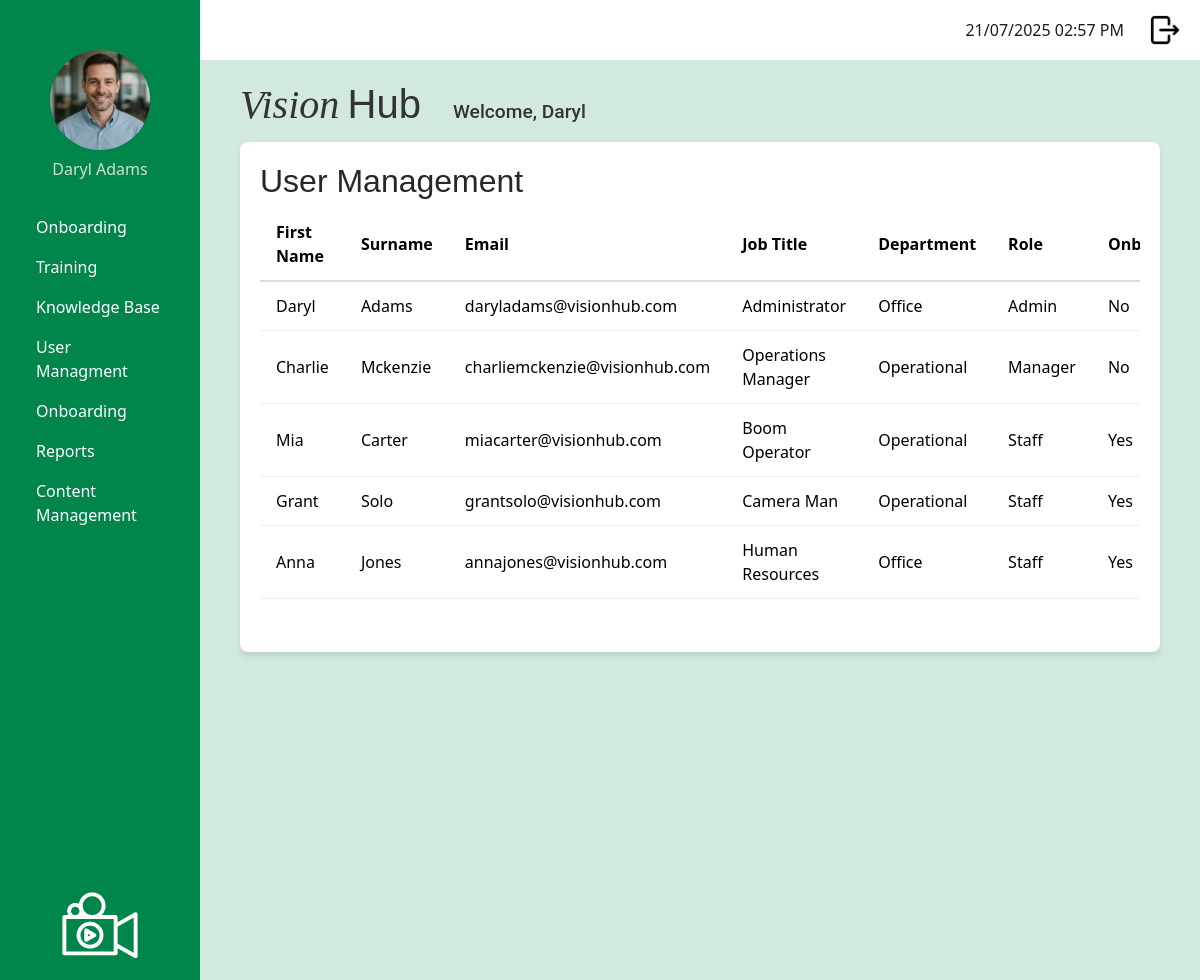
Screenshot of /admin/manage_users (signed in) with the database file from the repository.
### app/models.py (models this page shows, shortened)
class User(UserMixin, db.Model):
    __tablename__ = 'user'
    id: so.Mapped[int] = so.mapped_column(primary_key=True)
    username: so.Mapped[str] = so.mapped_column(sa.String(120), index=True, unique=True)
    first_name: so.Mapped[str] = so.mapped_column(sa.String(50), index=True)
    surname: so.Mapped[str] = so.mapped_column(sa.String(50), index=True)
    job_title: so.Mapped[str] = so.mapped_column(sa.String(50), index=True)
    password_hash: so.Mapped[str] = so.mapped_column(sa.String(256))
    is_onboarding: so.Mapped[bool] = so.mapped_column(default=False) # Default: Not onboarding
    dateStarted: so.Mapped[datetime] = so.mapped_column(index=True, default=lambda: datetime.now(timezone.utc))
    google_email: so.Mapped[Optional[str]] = so.mapped_column(sa.String(120), unique=True, nullable=True)
    profile_photo: so.Mapped[Optional[str]] = so.mapped_column(sa.String(120), nullable=True, default='profileDefault.png')
    manager_id: so.Mapped[Optional[int]] = so.mapped_column(sa.ForeignKey('user.id'), nullable=True)
    manager: so.Mapped[Optional['User']] = so.relationship('User', remote_side=[id], back_populates='manages')
    manages: so.Mapped[List['User']] = so.relationship('User', back_populates='manager')
    role_id: so.Mapped[int] = so.mapped_column(sa.ForeignKey('role.id'))
    role: so.Mapped['Role'] = so.relationship('Role', back_populates='users')
    department_id: so.Mapped[int] = so.mapped_column(sa.ForeignKey('department.id'))
    department: so.Mapped['Department'] = so.relationship('Department', back_populates='users')
    module_progress: so.Mapped[List['UserModuleProgress']] = so.relationship('UserModuleProgress', back_populates='user')
    onboarding_path_id: so.Mapped[int] = so.mapped_column(sa.ForeignKey('onboarding_path.id'), nullable=True)
    onboarding_path: so.Mapped['OnboardingPath'] = so.relationship('OnboardingPath')

class Department(db.Model):
    __tablename__ = 'department'
    id: so.Mapped[int] = so.mapped_column(primary_key=True)
    department_name: so.Mapped[str] = so.mapped_column(sa.String(20), index=True, unique=True)
    users: so.Mapped[List['User']] = so.relationship('User', back_populates='department')

class Role(db.Model):
    __tablename__ = 'role'
    id: so.Mapped[int] = so.mapped_column(primary_key=True)
    role_name: so.Mapped[str] = so.mapped_column(sa.String(20), index=True, unique=True)
    users: so.Mapped[list['User']] = so.relationship('User', back_populates='role')

### app/admin/routes.py (the view)
@app.route('/admin/manage_users', methods=['GET'])
@login_required
def manage_users():
    if current_user.role.role_name != "admin":
        return redirect(url_for('logout'))
    try:
        users = User.query.all()
        return render_template('admin/manageUsers.html', title='Manage Users', users = users)
    except Exception as e:
        error_message = 'Error: ' + str(e)
        return error_message

### app/models.py (called while the page is built)
@login.user_loader
def load_user(id):
    return db.session.get(User, int(id))

### app/templates/admin/manageUsers.html (shortened to what this page needs)
{% extends "base.html" %}
{% block content %}
<html>
    <body>
        <h1 class = "page-title">User Management</h1>
        <div class = "table-wrapper">
        <table class= "user-table">
            <thead>
                <tr>
                    <th>First Name</th>
                    <th>Surname</th>
                    <th>Email</th>
                    <th>Job Title</th>
                    <th>Department</th>
                    <th>Role</th>
                    <th>Onboarding</th>
                </tr>
            </thead>
            <tbody>
                {% for user in users %}
                <tr>
                    <td>{{ user.first_name|title }}</td>
                    <td>{{ user.surname|title }}</td>
                    <td>{{ user.username }}</td>
                    <td>{{ user.job_title|title }}</td>
                    <td>{{ user.department.department_name|title }}</td>
                    <td>{{ user.role.role_name|title }}</td>
                    <td>{{ 'Yes' if user.is_onboarding else 'No' }}</td>
                </tr>
                {% endfor %}
            </tbody>
        </table>
        </div>
    </body>
</html>
{% endblock %}

### app/templates/base.html (shortened to what this page needs)
<!doctype html>
<html>
    <head>
            <link
            href="{{ url_for('static', filename='css/bootstrap.min.css') }}"
            rel="stylesheet"/>
            <link href="{{ url_for('static', filename='css/stylesheet.css') }}" rel="stylesheet"/>
        </head>
    <body>
         <div class="sidebar">
            <div class="profile-container">
                <form id="photoForm"
                    action="{{ url_for('update_profile_photo') }}"
                    method="POST"
                    enctype="multipart/form-data"
                    style="display:inline;">
                <img src="{{ url_for('static',
                                    filename='images/profilePhoto/'
                                        ~ (current_user.profile_photo or 'profileDefault.png')) }}"
                    id="profilePicture"
                    class="profilePicture"
                    alt="Click to change photo"
                    style="cursor:pointer; width:100px; height:100px;
                            object-fit:cover; border-radius:50%;">
                </form>
                <h5 class="profile-photo-text">{{ current_user.first_name|title }} {{ current_user.surname|title }}</h5>
            </div>
            <nav class="nav flex-column sideNavLink-container">
                {% if current_user.role.role_name == 'admin' %}
                    <a class="nav-link" href="#">Onboarding</a>
                    <a class="nav-link" href="{{ url_for('manage_training_modules') }}">Training</a>
                    <a class="nav-link" href="#">Knowledge Base</a>
                    <a class="nav-link" href="{{ url_for('manage_users') }}">User Managment</a>
                    <a class="nav-link" href="#">Onboarding</a>
                    <a class="nav-link" href="#">Reports</a>
                    <a class="nav-link" href="#">Content Management</a>
                    {% elif current_user.role.role_name == 'manager' %}
                    <a class="nav-link" href="#">Onboarding</a>
                    <a class="nav-link" href="#">Training</a>
                    <a class="nav-link" href="#">Reports</a>
                    {% elif current_user.role.role_name == 'staff' %}
                    <a class="nav-link" href="#">Onboarding</a>
                    <a class="nav-link" href="{{ url_for('training_dashboard') }}">Training</a>
                {% endif %}
            </nav>
            <img src="{{ url_for('static', filename='images/logoImageWhite.svg') }}" class="sidebarLogo">
        </div>
         <div class="top-bar">
            <div class="d-flex align-items-center">
                <span class="me-3" id="clock"></span>
                <a href="{{ url_for('logout') }}" class="logout-link">
                    <img src="{{ url_for('static', filename='images/logout.png') }}" class="logout-image">
                </a>
            </div>
        </div>
        <div class="logo-name-container">
            <h2 class="logo-text">
                <span class="logo-vision">Vision</span>
                <span class="logo-hub">Hub</span>
            </h2>
            <h3 class="welcome-text">Welcome, {{ current_user.first_name|title }}</h3>
        </div>
        <div class="content">
            {% block content %}
            {% endblock %}
        </div>
    </body>
</html>

### app/static/css/stylesheet.css (style rules this page uses)
body { color: #000000; background-color: #d1eadd ; }
.logo-name-container { display: flex; align-items: baseline; margin-left: 240px; margin-top: 20px; margin-bottom: 5px; gap: 2rem; color: #333; }
.logo-vision { font-family: 'Playfair Display', serif; font-weight: 450; font-style: italic; font-size: 2.5rem; }
.logo-hub { font-family: 'Montserrat', sans-serif; font-weight: 200; font-size: 2.5rem; margin-left: 0; }
.welcome-text { font-family: 'Roboto', sans-serif; font-size: 1.2rem; margin: 0; }
.sidebar { background-color: #00854a; color: white; font-size: 1rem; font-weight: 400; height: 100vh; position: fixed; width: 200px; padding: 20px; display: flex; flex-direction: column; justify-content: space-between; text-align: left }
.profile-photo-text { font-size: 1rem; font-weight: 200; color: rgb(211, 225, 211); text-align: center; }
.sidebarLogo { max-width: 100%; width: 120px; height: auto; display: block; margin: 0 auto; margin-top: auto; }
.profilePicture { display: block; margin: 30px auto 10px auto; border-radius: 50%; width: 80px; height: 80px; object-fit: cover; }
.sideNavLink-container { margin-top: 20px; }
.nav-link { border-radius: 0.5rem; color: white; }
.top-bar { background-color: white; height: 60px; padding: 10px 20px; margin-left: 200px; display: flex; justify-content: flex-end; align-items: center; }
.logout-image { width: 30px; height: 30px; object-fit: cover; margin-left: 10px; }
#clock { color: #1a1d1c; margin-right: 20px; }
.content { background-color: white; border-radius: 8px; margin-left: 240px; padding: 20px; box-shadow: 0 4px 6px rgba(0, 0, 0, 0.1); max-width: calc(100% - 240px - 40px); }
.page-title { font-family: 'Montserrat', sans-serif; font-size: 2rem; font-weight: 200; color: #242827; }
.table-wrapper { max-height: 400px; overflow-y: auto; margin-bottom: 1.5rem; }
.user-table { width: 100%; border-collapse: separate; border-spacing: 0; }
.user-table thead th { position: sticky; top: 0; border-bottom: 2px solid #ddd; z-index: 2; }
.user-table th, .user-table td { padding: 0.75rem 1rem; text-align: left; vertical-align: middle; border-bottom: 1px solid #eee; }
.user-table th:last-child, .user-table td:last-child { white-space: nowrap; width: 1%; }

### rows the page displays
User: profile_photo (picture), first_name "Daryl", surname "Adams", username "daryladams@visionhub.com", job_title "Administrator", department.department_name "Office", role.role_name "Admin", is_onboarding "No"
User: first_name "Charlie", surname "Mckenzie", username "charliemckenzie@visionhub.com", job_title "Operations Manager", department.department_name "Operational", role.role_name "Manager", is_onboarding "No"
User: first_name "Mia", surname "Carter", username "miacarter@visionhub.com", job_title "Boom Operator", department.department_name "Operational", role.role_name "Staff", is_onboarding "Yes"
User: first_name "Grant", surname "Solo", username "grantsolo@visionhub.com", job_title "Camera Man", department.department_name "Operational", role.role_name "Staff", is_onboarding "Yes"
User: first_name "Anna", surname "Jones", username "annajones@visionhub.com", job_title "Human Resources", department.department_name "Office", role.role_name "Staff", is_onboarding "Yes"
